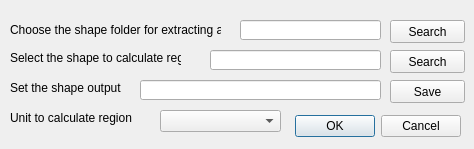
<?xml version="1.0" encoding="UTF-8"?>
<ui version="4.0">
 <class>AreaTileDialogBase</class>
 <widget class="QDialog" name="AreaTileDialogBase">
  <property name="geometry">
   <rect>
    <x>0</x>
    <y>0</y>
    <width>474</width>
    <height>149</height>
   </rect>
  </property>
  <property name="windowTitle">
   <string>Calculate Area in Region</string>
  </property>
  <property name="windowOpacity">
   <double>0.000000000000000</double>
  </property>
  <widget class="QDialogButtonBox" name="button_box">
   <property name="geometry">
    <rect>
     <x>130</x>
     <y>110</y>
     <width>331</width>
     <height>32</height>
    </rect>
   </property>
   <property name="orientation">
    <enum>Qt::Horizontal</enum>
   </property>
   <property name="standardButtons">
    <set>QDialogButtonBox::Cancel|QDialogButtonBox::Ok</set>
   </property>
  </widget>
  <widget class="QLineEdit" name="lineEditFolder">
   <property name="geometry">
    <rect>
     <x>240</x>
     <y>20</y>
     <width>141</width>
     <height>20</height>
    </rect>
   </property>
  </widget>
  <widget class="QLineEdit" name="lineEditShapeClip">
   <property name="geometry">
    <rect>
     <x>210</x>
     <y>50</y>
     <width>171</width>
     <height>20</height>
    </rect>
   </property>
  </widget>
  <widget class="QLabel" name="label">
   <property name="geometry">
    <rect>
     <x>10</x>
     <y>20</y>
     <width>211</width>
     <height>20</height>
    </rect>
   </property>
   <property name="text">
    <string>Choose the shape folder for extracting area</string>
   </property>
  </widget>
  <widget class="QLabel" name="label_2">
   <property name="geometry">
    <rect>
     <x>10</x>
     <y>50</y>
     <width>171</width>
     <height>16</height>
    </rect>
   </property>
   <property name="text">
    <string>Select the shape to calculate region</string>
   </property>
  </widget>
  <widget class="QPushButton" name="pushButtonFolder">
   <property name="geometry">
    <rect>
     <x>390</x>
     <y>20</y>
     <width>75</width>
     <height>23</height>
    </rect>
   </property>
   <property name="text">
    <string>Search</string>
   </property>
  </widget>
  <widget class="QPushButton" name="pushButtonShape">
   <property name="geometry">
    <rect>
     <x>390</x>
     <y>50</y>
     <width>75</width>
     <height>23</height>
    </rect>
   </property>
   <property name="text">
    <string>Search</string>
   </property>
  </widget>
  <widget class="QLabel" name="label_3">
   <property name="geometry">
    <rect>
     <x>10</x>
     <y>80</y>
     <width>151</width>
     <height>16</height>
    </rect>
   </property>
   <property name="text">
    <string>Set the shape output</string>
   </property>
  </widget>
  <widget class="QLineEdit" name="lineEditShapeOut">
   <property name="geometry">
    <rect>
     <x>140</x>
     <y>80</y>
     <width>241</width>
     <height>20</height>
    </rect>
   </property>
  </widget>
  <widget class="QPushButton" name="pushButtonShapeOut">
   <property name="geometry">
    <rect>
     <x>390</x>
     <y>80</y>
     <width>75</width>
     <height>23</height>
    </rect>
   </property>
   <property name="text">
    <string>Save</string>
   </property>
  </widget>
  <widget class="QComboBox" name="Units">
   <property name="geometry">
    <rect>
     <x>160</x>
     <y>110</y>
     <width>121</width>
     <height>22</height>
    </rect>
   </property>
  </widget>
  <widget class="QLabel" name="label_4">
   <property name="geometry">
    <rect>
     <x>10</x>
     <y>110</y>
     <width>151</width>
     <height>16</height>
    </rect>
   </property>
   <property name="text">
    <string>Unit to calculate region</string>
   </property>
  </widget>
 </widget>
 <resources/>
 <connections>
  <connection>
   <sender>button_box</sender>
   <signal>accepted()</signal>
   <receiver>AreaTileDialogBase</receiver>
   <slot>accept()</slot>
   <hints>
    <hint type="sourcelabel">
     <x>20</x>
     <y>20</y>
    </hint>
    <hint type="destinationlabel">
     <x>20</x>
     <y>20</y>
    </hint>
   </hints>
  </connection>
  <connection>
   <sender>button_box</sender>
   <signal>rejected()</signal>
   <receiver>AreaTileDialogBase</receiver>
   <slot>reject()</slot>
   <hints>
    <hint type="sourcelabel">
     <x>20</x>
     <y>20</y>
    </hint>
    <hint type="destinationlabel">
     <x>20</x>
     <y>20</y>
    </hint>
   </hints>
  </connection>
 </connections>
</ui>
